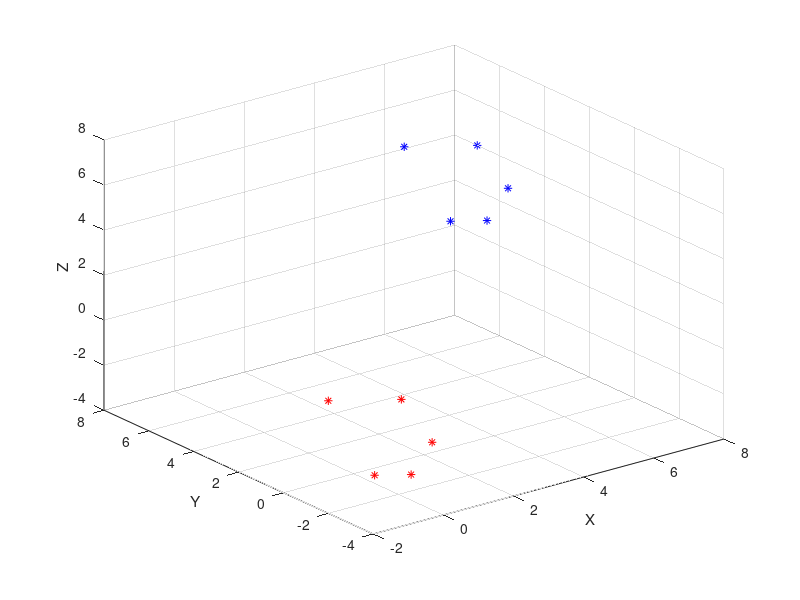

Here is the MATLAB script that generated this plot: (Note: this script raises an error after producing the figure.)
%    This script aims to domenstrate FDA for 2-class 3-D data
%    Number of samples are 10
%
%    (c) Sultan Alzahrani, PhD Student, Arizona State University.
%    ssalzahr@asu.edu,  http://www.public.asu.edu/~ssalzahr/
%
%%%%%%%%%%%%%%%%%%%%%%%%%%%%%%%%%%%%%%%%%%%%%%%%%%%%%%%%%%%%%%%%%%%%%%%%%%%  
clear
x_base= [ 1,1,4
    2,0.5,.5
    3,-0.5,2
    4,2,-1
    5,4,1
    ];
f1 = figure();
% We try to create 10 sample points that linearly seperable, and
% intuitively do reduction and see results
% x_1 are points for class one (red dots)
x_1 = x_base-3;
% x_1 are points for class two (blue dots)
x_2 = x_base+3;

%we combined all datapoints to a single set where first 5 points are
%corresponding to class 1 and the rest for class 2.
x=[x_1;x_2];
% hold on
plot3(x_1(:,1),x_1(:,2),x_1(:,3),'r*')
hold on
plot3(x_2(:,1),x_2(:,2),x_2(:,3),'b*')

grid on
xlabel('X');
ylabel('Y');
zlabel('Z');


% gererating y
% first 5 points from class 1
% last 5 ponits from class 2
% we gave class label '1' to class 1
% we gave class label '2' to class 2

%y=[1,1,1,1,1,2,2,2,2,2];
y=[1*ones(1,5) 2*ones(1,5)];

X=x';
Y=y;
r=2;
% Now we do dimentionality reduction to 2D
[Z,W] = FDA(X,Y',r)
%plot figure as a one dirmentional
f2 = figure();
plot(Z(1,Y==1),Z(2,Y==1),'r*')
hold on
plot(Z(1,Y==2),Z(2,Y==2),'b*')


X=x';
Y=y;
r=1;
% Now we do dimentionality reduction to 1D
[Z,W] = FDA(X,Y',r)
%plot figure as a one dirmentional
f2 = figure();
plot(Z(Y==1),0,'r*')
hold on
plot(Z(Y==2),0,'b*')
%Now W holds the new datapoint in 1-D space.
% Again first 5 points are
%corresponding to class 1 and the rest for class 2.

% If there are more data to test, you can simply mutliply 
%W' by X to reduce dimentionality.
%Example:

%f3=figure()
%plot(W'*X,0,'*')




